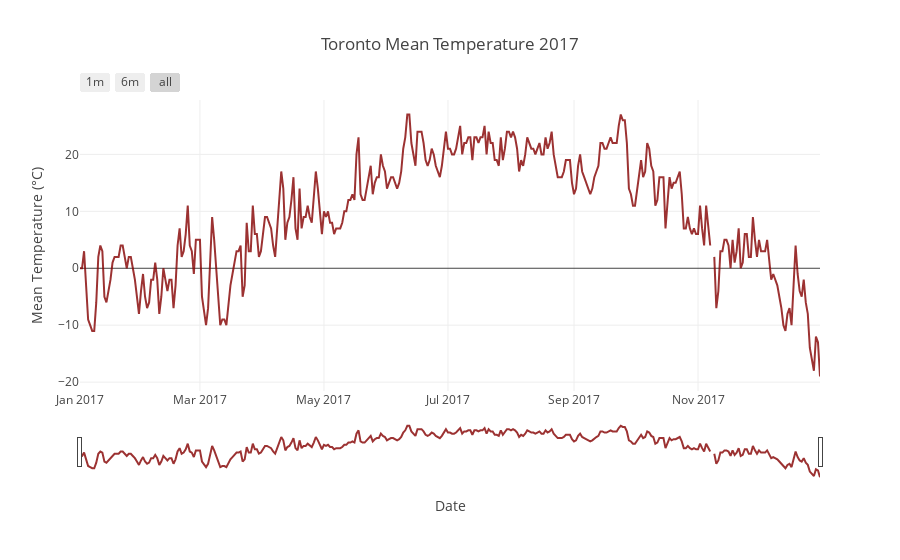

Here is the notebook cell this chart was saved with:
### Code cell
data = [go.Scatter(x = weather2017['Date/Time'], y =weather2017['Mean Temp (C)'],line = dict(color = 'rgb(132, 0, 0)'),
    opacity = 0.8)]

layout = dict(
    title='Toronto Mean Temperature 2017',
    xaxis=dict( title = 'Date',
        rangeselector=dict(
            buttons=list([
                dict(count=1,
                     label='1m',
                     step='month',
                     stepmode='backward'),
                dict(count=6,
                     label='6m',
                     step='month',
                     stepmode='backward'),
                dict(step='all')
            ])
        ),
        rangeslider=dict(
            visible = True
        ),
        type='date'
    ),
    yaxis = dict(title = 'Mean Temperature (°C)')
)

fig = dict(data=data, layout=layout)


iplot(fig)

### Figure 1 — Plotly figure (JSON) as saved in the notebook; plotly's stock layout.template omitted (floating-point values rounded to 4 significant figures; data arrays with more than 128 entries replaced by an {"elided": "..."} marker saying what was removed)
{"data": [{"line": {"color": "rgb(132, 0, 0)"}, "opacity": 0.8, "type": "scatter", "uid": "303bb556-ad48-40da-8fc2-3552c30f969e", "x": {"elided": "365 str values"}, "y": {"elided": "365 int values"}}], "layout": {"title": {"text": "Toronto Mean Temperature 2017"}, "xaxis": {"rangeselector": {"buttons": [{"count": 1, "label": "1m", "step": "month", "stepmode": "backward"}, {"count": 6, "label": "6m", "step": "month", "stepmode": "backward"}, {"step": "all"}]}, "rangeslider": {"visible": true}, "title": {"text": "Date"}, "type": "date"}, "yaxis": {"title": {"text": "Mean Temperature (°C)"}}}}
